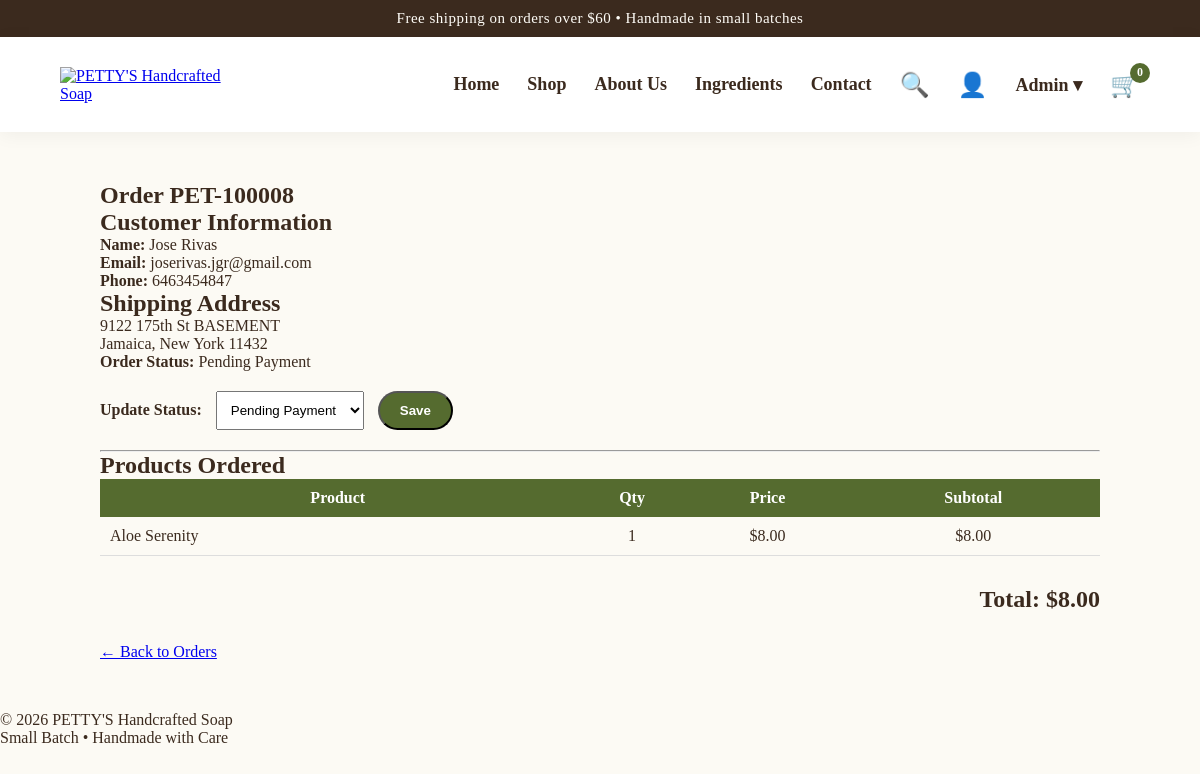
/admin/orders/8 (signed in), run on the app's committed database.
### tables this page shows
CREATE TABLE orders (
    id INTEGER PRIMARY KEY AUTOINCREMENT,
    order_number TEXT UNIQUE,
    first_name TEXT,
    last_name TEXT,
    email TEXT,
    phone TEXT,
    address TEXT,
    city TEXT,
    state TEXT,
    zip_code TEXT,
    notes TEXT,
    total REAL,
    status TEXT DEFAULT 'Pending Payment',
    created_at TIMESTAMP DEFAULT CURRENT_TIMESTAMP
);

CREATE TABLE order_items (
    id INTEGER PRIMARY KEY AUTOINCREMENT,
    order_id INTEGER,
    product_name TEXT,
    product_slug TEXT,
    quantity INTEGER,
    price REAL,
    subtotal REAL,
    FOREIGN KEY(order_id) REFERENCES orders(id)
);

### app.py (the view)
@app.route("/admin/orders/<int:order_id>")
@login_required
def admin_order_detail(order_id):
    conn = sqlite3.connect("pettys.db")
    conn.row_factory = sqlite3.Row
    cursor = conn.cursor()
    cursor.execute("SELECT * FROM orders WHERE id = ?", (order_id,))
    order = cursor.fetchone()
    cursor.execute("SELECT * FROM order_items WHERE order_id = ?", (order_id,))
    items = cursor.fetchall()
    conn.close()
    return render_template("admin_order_detail.html", order=order, items=items)

### app.py (called while the page is built)
@login_manager.user_loader
def load_user(user_id):
    conn = sqlite3.connect("pettys.db")
    conn.row_factory = sqlite3.Row
    cursor = conn.cursor()
    cursor.execute("SELECT id, username FROM admin_users WHERE id = ?", (user_id,))
    user = cursor.fetchone()
    conn.close()
    if user:
        return AdminUser(user["id"], user["username"])
    return None

### templates/admin_order_detail.html (shortened to what this page needs)
{% extends "base.html" %}
{% block content %}
<section style="max-width:1000px;margin:50px auto;">
    <h1>Order {{ order.order_number }}</h1>
    <h2>Customer Information</h2>
    <p><strong>Name:</strong> {{ order.first_name }} {{ order.last_name }}</p>
    <p><strong>Email:</strong> {{ order.email }}</p>
    <p><strong>Phone:</strong> {{ order.phone }}</p>
    <h2>Shipping Address</h2>
    <p>{{ order.address }}</p>
    <p>{{ order.city }}, {{ order.state }} {{ order.zip_code }}</p>
    <p><strong>Order Status:</strong> {{ order.status }}</p>
<form method="POST" action="/admin/orders/{{ order.id }}/status" style="margin:20px 0;">
    <label><strong>Update Status:</strong></label>
    <select name="status" style="padding:10px;margin-left:10px;">
        <option value="Pending Payment">Pending Payment</option>
    </select>
    <button type="submit" class="hero-final-btn" style="padding:10px 20px;margin-left:10px;">
        Save
    </button>
</form>
    <hr>
    <h2>Products Ordered</h2>
    <table style="width:100%;border-collapse:collapse;">
        <thead>
            <tr style="background:#556B2F;color:white;">
                <th style="padding:10px;">Product</th>
                <th>Qty</th>
                <th>Price</th>
                <th>Subtotal</th>
            </tr>
        </thead>
        <tbody>
        {% for item in items %}
        <tr style="border-bottom:1px solid #ddd;">
            <td style="padding:10px;">{{ item.product_name }}</td>
            <td align="center">{{ item.quantity }}</td>
            <td align="center">${{ "%.2f"|format(item.price) }}</td>
            <td align="center">${{ "%.2f"|format(item.subtotal) }}</td>
        </tr>
        {% endfor %}
        </tbody>
    </table>
    <h2 style="text-align:right;margin-top:30px;">
        Total: ${{ "%.2f"|format(order.total) }}
    </h2>
    <p style="margin-top:30px;">
        <a href="/admin/orders">← Back to Orders</a>
    </p>
</section>
{% endblock %}

### static/css/style.css (style rules this page uses)
* { margin:0; padding:0; box-sizing:border-box; }
body { font-family:Georgia, serif; background:#fffdf8; color:#2b2118; }
body { overflow-x: hidden; }

### static/css/homepage_v1.css (style rules this page uses)
body { margin:0; background:#FCFAF4; font-family:Georgia, serif; color:#3B2A1E; }
.hero-final-btn { display:inline-block; background:#556B2F; color:white; text-decoration:none; padding:16px 38px; border-radius:30px; font-weight:bold; transition:.3s; }

### data on the page
orders: order_number "PET-100008", first_name "Jose", last_name "Rivas", email "joserivas.jgr@gmail.com", phone "6463454847", address "9122 175th St BASEMENT", city "Jamaica", state "New York", zip_code "11432", status "Pending Payment", total "8.00"
order_items: product_name "Aloe Serenity", quantity "1", price "8.00", subtotal "8.00"

### other printed values
{{ session.get('cart', {})|length }} "0"
